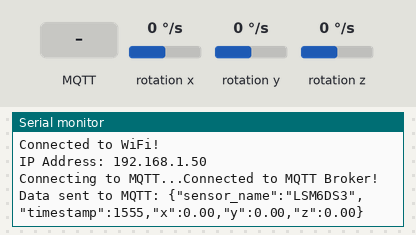
Bench run of a sketch on a simulated Arduino Nano 33 IoT. On the bench: the last lines printed to the serial monitor. The test bench sets the inputs (shaded band); at power-on: rotation x 0 °/s, rotation y 0 °/s, rotation z 0 °/s. WiFi joins after 1.5 s; servers stay silent unless stated; no MQTT or app messages arrive unless stated.

Above: at 2.7 s.
2.8 s: MQTT message "1" arrives on the first subscribed topic
At 7.2 s:
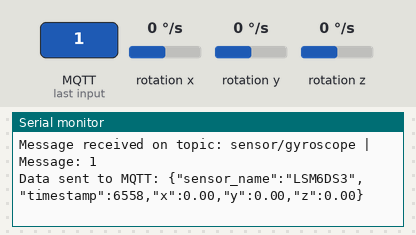
8.0 s: MQTT message "on" arrives on the first subscribed topic
13.0 s: MQTT message "off" arrives on the first subscribed topic
18.0 s: rotation x set to -192 °/s
At 18.5 s:
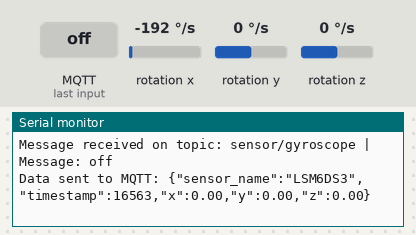
21.0 s: rotation y set to -192 °/s
At 22.5 s:
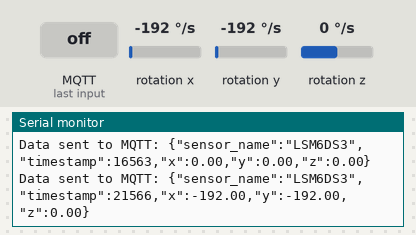
24.0 s: rotation z set to -192 °/s
At 27.7 s:
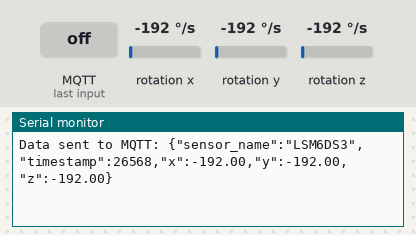
Timing chart, 0 to 28.0 s (numbered marks = the images above; inputs shaded):
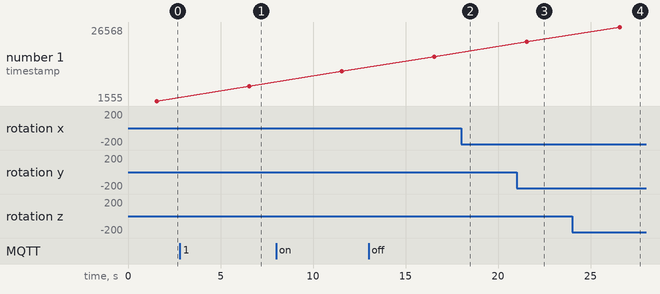

Measured:
- after the input at 2.8 s, the serial monitor: prints a new line after 3.8 s (image 1)
- after the input at 21.0 s, the serial monitor: prints a new line after 0.57 s (image 3)
- after the input at 24.0 s, the serial monitor: prints a new line after 2.6 s (image 4)
- plotted number 1: 1555 → 6558 after the input at 2.8 s

The sketch:

Arduino_code.ino
```cpp
#include <WiFiNINA.h>
#include <PubSubClient.h>
#include <Arduino_LSM6DS3.h>

// WiFi Credentials
const char* ssid = "Makkar's S23";         // Your WiFi SSID
const char* password = "makkar@123";     // Your WiFi Password

// MQTT Broker (HiveMQ Cloud)
const char* mqttServer = "9ee13c6e36f24d13b7aed1c23d643834.s1.eu.hivemq.cloud";
const int mqttPort = 8883; // Secure TLS port
const char* mqttUser = "sukhman";
const char* mqttPassword = "Makkar@123";
const char* sensorTopic = "sensor/gyroscope"; // MQTT Topic for publishing & subscribing

// Initialize WiFi and MQTT Clients
WiFiSSLClient wifiClient;
PubSubClient client(wifiClient);

void setup() {
    Serial.begin(115200);
    while (!Serial);

    Serial.println("\n=== WiFi & MQTT Debugging ===");

    // Connect to WiFi
    connectWiFi();

    // Configure MQTT Server
    client.setServer(mqttServer, mqttPort);
    client.setCallback(callback);

    // Connect to MQTT Broker
    connectMQTT();

    // Initialize IMU sensor
    if (!IMU.begin()) {
        Serial.println("Failed to initialize IMU!");
        while (1);
    }
}

void loop() {
    if (!client.connected()) {
        connectMQTT();
    }
    client.loop();

    float x, y, z;
    if (IMU.gyroscopeAvailable()) {
        IMU.readGyroscope(x, y, z);

        String payload = "{\"sensor_name\":\"LSM6DS3\",\"timestamp\":" + String(millis()) +
                         ",\"x\":" + String(x) + ",\"y\":" + String(y) + ",\"z\":" + String(z) + "}";

        client.publish(sensorTopic, payload.c_str());
        Serial.println("Data sent to MQTT: " + payload);
    }

    delay(5000);
}

// Function to connect to WiFi
void connectWiFi() {
    Serial.print("Connecting to WiFi...");
    WiFi.begin(ssid, password);

    int attempts = 0;
    while (WiFi.status() != WL_CONNECTED) {
        delay(1000);
        Serial.print(".");
        attempts++;
        if (attempts > 15) {
            Serial.println("\nWiFi connection failed. Restarting...");
            WiFi.disconnect();
            delay(5000);
            WiFi.begin(ssid, password);
            attempts = 0;
        }
    }

    Serial.println("\nConnected to WiFi!");
    Serial.print("IP Address: ");
    Serial.println(WiFi.localIP());
}

// Function to connect to MQTT Broker
void connectMQTT() {
    while (!client.connected()) {
        Serial.print("Connecting to MQTT...");
        if (client.connect("ArduinoNanoClient", mqttUser, mqttPassword)) {
            Serial.println("Connected to MQTT Broker!");
            client.subscribe(sensorTopic); // Subscribe to a topic
        } else {
            Serial.print("Failed, rc=");
            Serial.print(client.state());
            Serial.println(" Retrying in 5 seconds...");
            delay(5000);
        }
    }
}

// Callback function when a message is received
void callback(char* topic, byte* payload, unsigned int length) {
    Serial.print("Message received on topic: ");
    Serial.print(topic);
    Serial.print(" | Message: ");

    for (int i = 0; i < length; i++) {
        Serial.print((char)payload[i]);
    }
    Serial.println();
}
```
